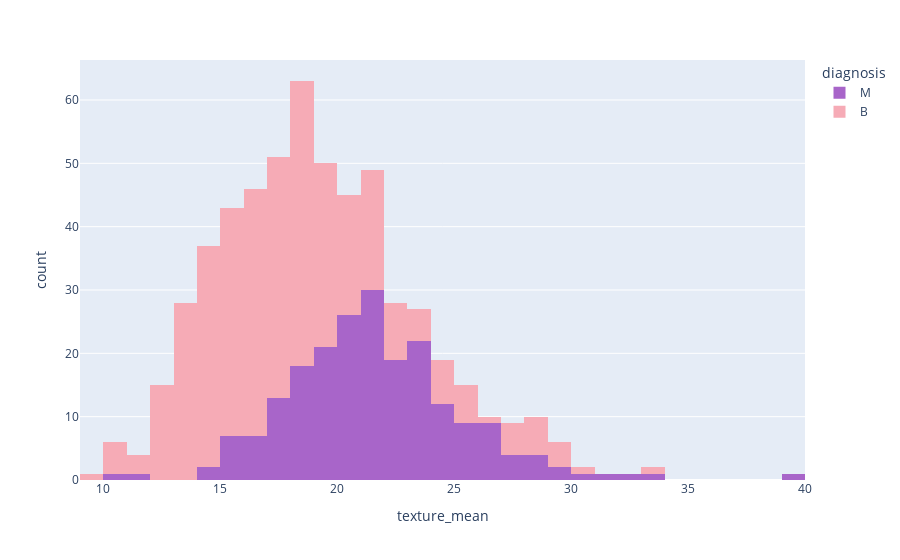

The notebook cell saved with this chart:
### Code cell
px.histogram(data_frame=df,x="texture_mean",color="diagnosis",color_discrete_sequence=["#A865C9","#f6abb6"])

### Figure 1 — Plotly figure (JSON) as saved in the notebook; plotly's stock layout.template omitted (floating-point values rounded to 4 significant figures; data arrays with more than 128 entries replaced by an {"elided": "..."} marker saying what was removed)
{"data": [{"bingroup": "x", "hovertemplate": "diagnosis=M<br>texture_mean=%{x}<br>count=%{y}<extra></extra>", "legendgroup": "M", "marker": {"color": "#A865C9", "pattern": {"shape": ""}}, "name": "M", "orientation": "v", "showlegend": true, "type": "histogram", "x": {"elided": "212 float values"}, "xaxis": "x", "yaxis": "y"}, {"bingroup": "x", "hovertemplate": "diagnosis=B<br>texture_mean=%{x}<br>count=%{y}<extra></extra>", "legendgroup": "B", "marker": {"color": "#f6abb6", "pattern": {"shape": ""}}, "name": "B", "orientation": "v", "showlegend": true, "type": "histogram", "x": {"elided": "357 float values"}, "xaxis": "x", "yaxis": "y"}], "layout": {"barmode": "relative", "legend": {"title": {"text": "diagnosis"}, "tracegroupgap": 0}, "margin": {"t": 60}, "xaxis": {"anchor": "y", "domain": [0, 1], "title": {"text": "texture_mean"}}, "yaxis": {"anchor": "x", "domain": [0, 1], "title": {"text": "count"}}}}
